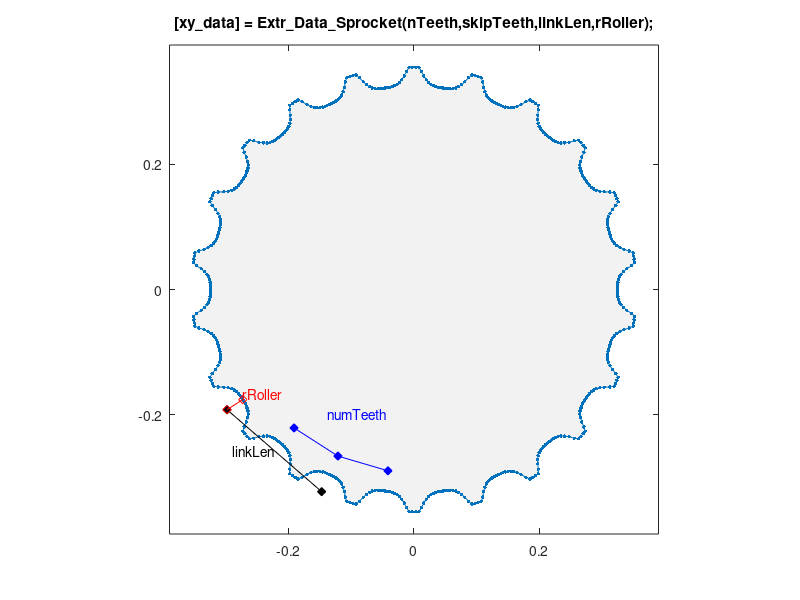

Source code (MATLAB):
function [xy_data, rPitch] = Extr_Data_Sprocket(nTeeth,skipTeeth,linkLen,rRoller,varargin)
%Extr_Data_Sprocket Produce extrusion data for a sprocket.
%   Extr_Data_Sprocket(numTeeth,skipTeeth,linkLength,rRoller)
%   This function returns x-y data for a sprocket.
%   You can specify:
%       numTeeth      Number of teeth on the sprocket
%       skipTeeth     0 for normal, 1 for double pitch chain
%       linkLength    Length of chain links (roller to roller)
%       rRoller       Radius of roller
%       # holes 	  num_holes
%
%   To see a plot showing parameter values, enter the name
%   of the function with no arguments
%   >> Extr_Data_Sprocket
%
%   To see a plot created with your parameter values,
%   add 'plot' as the final argument
%   >> Extr_Data_Sprocket(22,1,0.2,0.03,'plot')
%
% Copyright 2014-2025 The MathWorks, Inc.

% Default data to show diagram
if (nargin == 0)
    nTeeth  = 22; % For 22 teeth on the gear
    skipTeeth = 1;
    linkLen = 0.2;
    rRoller = 0.03;
end

% Check if plot should be produced
if (isempty(varargin))
    showplot = 'n';
else
    showplot = char(varargin);
end

% Determine Sprocket Pitch Radius
% Number of teeth and chain segment length determines sprocket pitch
% radius, for a triangle is formed from sprocket center to each end of
% chain segment. Tooth skipping + number of teeth may result in non-integer
% number of chain segments to completely wrap around sprocket.  This
% calculation handles that.

rOuterA = linkLen / (2 * sin((2 * pi / (nTeeth/(skipTeeth+1))) / (skipTeeth+1) ));

intAng  = 2*pi/nTeeth*(skipTeeth+1)/2;
rOuter = linkLen / (2 * sin(intAng) );
rInner = rOuter - rRoller;

rPitch = rOuter; % Tooth gap could be deeper

firstToothAngle = deg2rad(0);
currentToothAngle = firstToothAngle;
xy_data = [];

for iTeeth = 1:nTeeth
    [newPoints, currentToothAngle] = computeCupPoints(currentToothAngle, rOuter, rInner, nTeeth);
    xy_data = [xy_data; newPoints]; %#ok<AGROW>
end

%% Orient sprocket so a tooth gap is directly behind sprocket center
% Find index of point at deepest point of one of the cups
[~,ind] = min(vecnorm(xy_data,2,2));

% Determine angle to rotate extrusion data
rotAngle = atan2d(xy_data(ind,2),xy_data(ind,1))+180;

% Construct rotation matrix
Rmat = [cosd(rotAngle) sind(rotAngle);
       -sind(rotAngle) cosd(rotAngle)];

% Rotate data
xy_data   = (Rmat*xy_data')';

%% Plot diagram to show parameters and extrusion
if (nargin == 0 || strcmpi(showplot,'plot'))
    % Figure name
    figString = ['h1_' mfilename];
    % Only create a figure if no figure exists
    figExist = 0;
    fig_hExist = evalin('base',['exist(''' figString ''')']);
    if (fig_hExist)
        figExist = evalin('base',['ishandle(' figString ') && strcmp(get(' figString ', ''type''), ''figure'')']);
    end
    if ~figExist
        fig_h = figure('Name',figString);
        assignin('base',figString,fig_h);
    else
        fig_h = evalin('base',figString);
    end
    figure(fig_h)
    clf(fig_h)

    % Plot extrusion
    patch(xy_data(:,1),xy_data(:,2),[1 1 1]*0.95,'EdgeColor','none');
    hold on
    plot(xy_data(:,1),xy_data(:,2),'-','Marker','.','MarkerSize',8,'LineWidth',0.5);

    axis('equal');
    axis([-1 1 -1 1]*rOuter*1.1);

    % Show parameters
    tAng    = 2*pi/nTeeth;
    tAngArr = tAng*[3 4 5]-pi;
    teeth_pts = 0.9*rInner*[cos(tAngArr(1)) sin(tAngArr(1));cos(tAngArr(2)) sin(tAngArr(2)); cos(tAngArr(3)) sin(tAngArr(3))];
    plot(teeth_pts(:,1),teeth_pts(:,2),'b-d','MarkerFaceColor','b');
    text(teeth_pts(2,1)*0.75,teeth_pts(2,2)*0.75,'{\color{blue}numTeeth}','HorizontalAlignment','center');

    %linkpt1 = [-rInner-rRoller 0];
    linkpt1 = [cos(tAng*(skipTeeth+1)-pi) sin(tAng*(skipTeeth+1)-pi)]*(rInner+rRoller);
    linkpt2 = [cos(tAng*(2*(skipTeeth+1))-pi) sin(tAng*(2*(skipTeeth+1))-pi)]*(rInner+rRoller);
    plot([linkpt1(1) linkpt2(1)],[linkpt1(2) linkpt2(2)],'k-d','MarkerFaceColor','k');
    text((linkpt1(1)+linkpt2(1))/2,(linkpt1(2)+linkpt2(2))/2,'{\color{black}linkLen}',...
        'HorizontalAlignment','right');

    rRollpt1 = linkpt1;
    rRollpt2 = linkpt1/(rInner+rRoller)*rInner;
    plot([rRollpt1(1) rRollpt2(1)],[rRollpt1(2) rRollpt2(2)],'r-d');
    text(rRollpt2(1),rRollpt2(2),'{\color{red}rRoller }','VerticalAlignment','bottom');

    title('[xy\_data] = Extr\_Data\_Sprocket(nTeeth,skipTeeth,linkLen,rRoller);');
    hold off
    box on
    clear xy_data

end


    function [cupPoints, endAngle] = computeCupPoints(beginAngle, rOuter, rInner, numTeeth)
    % Note - this method of constructing the tooth gap is not per any ISO norm
    %        and should be customized to your sprocket application

        toothFlatWidth = 0.1536;           % percentage
        cupFlatWidth   = 1-toothFlatWidth; % toothFlat + cupFlat = 100%
        
        cupAngle = deg2rad(360/numTeeth*cupFlatWidth);
        radDiff = rOuter - rInner;
        rads = [rInner + 1.0 * radDiff,...
            rInner + 0.8 * radDiff,...
            rInner + 0.55 * radDiff,...
            rInner + 0.35 * radDiff,...
            rInner + 0.21 * radDiff,...
            rInner + 0.12 * radDiff,...
            rInner + 0.07 * radDiff,...
            rInner + 0.03 * radDiff,...
            rInner + 0.01 * radDiff,...
            rInner + 0.002 * radDiff,...
            ];
        rads = [rads rInner fliplr(rads)];

        numCupPoints = length(rads);
        theta = cupAngle / (numCupPoints - 1);

        cupPoints = zeros(numCupPoints,2);
        for i = 1:numCupPoints
            rad = rads(i);
            pointAngle = beginAngle + (i - 1) * theta;
            cupPoints(i,:) = [rad * cos(pointAngle), rad * sin(pointAngle)];
        end

        toothAngle = deg2rad(360/numTeeth*toothFlatWidth);

        numToothPoints = 2;
        theta = toothAngle / (numToothPoints + 1);
        %cupPoints = [cupPoints];
        for i = numCupPoints+1:numCupPoints+numToothPoints
            pointAngle = beginAngle + cupAngle + (i - numCupPoints) * theta;
            cupPoints(i,:) = [rOuter * cos(pointAngle), rad * sin(pointAngle)];
        end

        endAngle = beginAngle + cupAngle + toothAngle;

    end
end